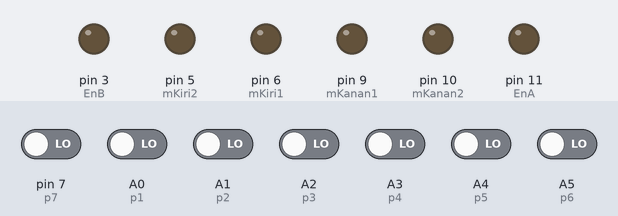
Bench run of a sketch on a simulated Arduino Uno, built with avr-gcc and run on an emulated ATmega328P. Shown: output pins drawn as LEDs (lit = HIGH). Inputs (shaded band) come from the test bench; at power-on: A0 (p1), A1 (p2), A2 (p3), A3 (p4), A4 (p5), A5 (p6), pin 7 (p7) LOW.

Above: at 1.2 s.
1.3 s: A0 (p1) driven HIGH and A1 (p2) driven HIGH
At 2.5 s:
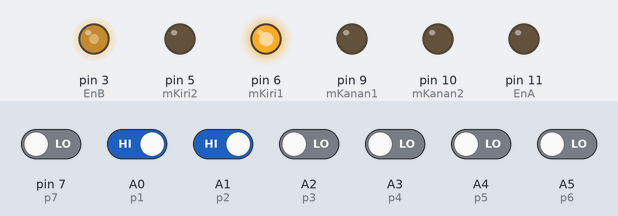
2.8 s: pin 7 (p7) driven HIGH and A0 (p1) driven LOW and A1 (p2) driven LOW and A2 (p3) driven HIGH and A3 (p4) driven HIGH
At 3.8 s:
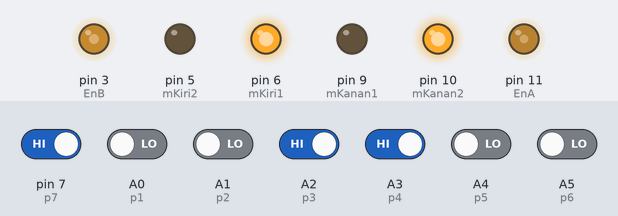
4.3 s: A1 (p2) driven HIGH
At 4.9 s:
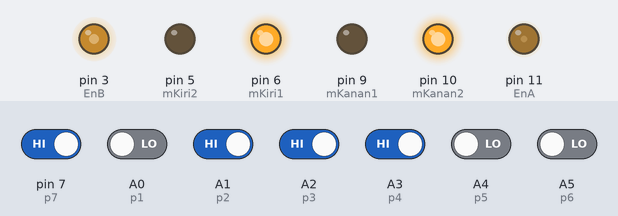
5.8 s: A4 (p5) driven HIGH
At 7.0 s:
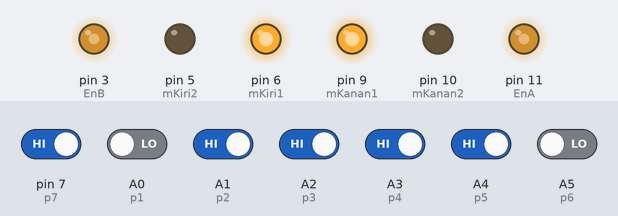
7.3 s: A4 (p5) driven LOW
At 8.4 s:
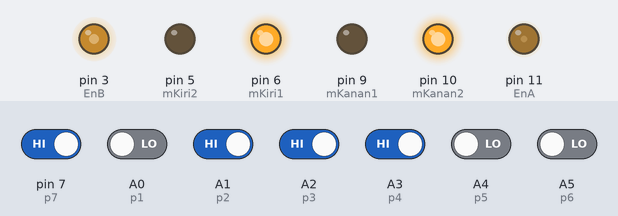
8.8 s: A0 (p1) driven HIGH
At 9.5 s:
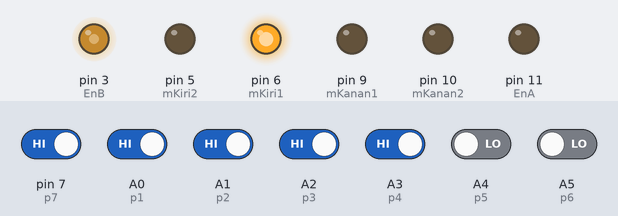
Timing chart, 0 to 11.3 s (numbered marks = the images above; inputs shaded):
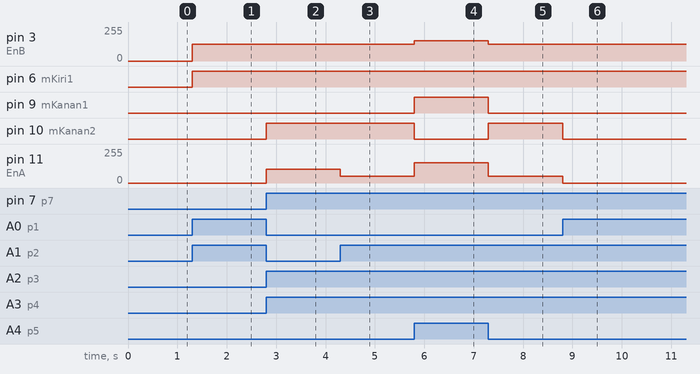

Measured:
- after the input at 1.3 s, pin 3 (EnB): 0/255 → 127/255 at once; pin 6 (mKiri1): LOW → HIGH at once
- after the input at 2.8 s, pin 10 (mKanan2): LOW → HIGH at once; pin 11 (EnA): 0/255 → 102/255 at once
- after the input at 4.3 s, pin 11 (EnA): 102/255 → 51/255 at once
- after the input at 5.8 s, pin 3 (EnB): 127/255 → 153/255 at once; pin 9 (mKanan1): LOW → HIGH at once; pin 10 (mKanan2): HIGH → LOW at once; pin 11 (EnA): 51/255 → 153/255 at once
- after the input at 7.3 s, pin 3 (EnB): 153/255 → 127/255 at once; pin 9 (mKanan1): HIGH → LOW at once; pin 10 (mKanan2): LOW → HIGH at once; pin 11 (EnA): 153/255 → 51/255 at once
- after the input at 8.8 s, pin 10 (mKanan2): HIGH → LOW at once; pin 11 (EnA): 51/255 → 0/255 at once

The sketch:

pwm.ino
```cpp
int mKanan1=9;
int mKanan2=10;
int mKiri1=6;
int mKiri2=5;
int EnA= 11;
int EnB= 3;

char p1=A0;
char p2=A1;
char p3=A2;
char p4=A3;
char p5=A4;
char p6=A5;
char p7=7;
char p8=8;

void setup(){

  pinMode(mKanan1,OUTPUT);
  pinMode(mKanan2,OUTPUT);
  pinMode(mKiri1,OUTPUT);
  pinMode(mKiri2,OUTPUT);
  pinMode(EnA,OUTPUT);
  pinMode(EnB,OUTPUT);

  pinMode(p1,INPUT);
  pinMode(p2,INPUT);
  pinMode(p3,INPUT);
  pinMode(p4,INPUT);
  pinMode(p5,INPUT);
  pinMode(p6,INPUT);
  pinMode(p7,INPUT);
  pinMode(p8,INPUT);
}

void loop(){
  if(digitalRead(p4)==1 && digitalRead(p5)==1){
    empatlima();
  }else{
    if(digitalRead(p1)==1 && digitalRead(p2)==1){
      satudua();
    }else{
      if(digitalRead(p2)==1 && digitalRead(p3)==1){
        duatiga();
      }else{
        if(digitalRead(p3)==1 && digitalRead(p4)==1){
          tigaempat();
        }else{
          if(digitalRead(p7)==1 && digitalRead(p8)==1){
            tujuhdelapan();
          }else{
            if(digitalRead(p6)==1 && digitalRead(p7)==HIGH){
              enamtuju();
            }else{
              if(digitalRead(p5)==1 && digitalRead(p6)==1){
               limaenam();
              }
            }
          }
        }
      }
    }
  }
}

void empatlima(){
  digitalWrite(mKanan1,HIGH);
  digitalWrite(mKanan2,LOW);
  digitalWrite(mKiri1,HIGH);
  digitalWrite(mKiri2,LOW);
  analogWrite(EnA,153);
  analogWrite(EnB,153);
}

void satudua(){
  digitalWrite(mKanan1,LOW);
  digitalWrite(mKanan2,LOW);
  digitalWrite(mKiri1,HIGH);
  digitalWrite(mKiri2,LOW);
  analogWrite(EnA,0);
  analogWrite(EnB,127);
}

void duatiga(){
  digitalWrite(mKanan1,LOW);
  digitalWrite(mKanan2,HIGH);
  digitalWrite(mKiri1,HIGH);
  digitalWrite(mKiri2,LOW);
  analogWrite(EnA,51);
  analogWrite(EnB,127);
}

void tigaempat(){
  digitalWrite(mKanan1,LOW);
  digitalWrite(mKanan2,HIGH);
  digitalWrite(mKiri1,HIGH);
  digitalWrite(mKiri2,LOW);
  analogWrite(EnA,102);
  analogWrite(EnB,127);
}

void tujuhdelapan(){
  digitalWrite(mKanan1,HIGH);
  digitalWrite(mKanan2,LOW);
  digitalWrite(mKiri1,LOW);
  digitalWrite(mKiri2,LOW);
  analogWrite(EnA,127);
  analogWrite(EnB,0);
}

void enamtuju(){
  digitalWrite(mKanan1,HIGH);
  digitalWrite(mKanan2,LOW);
  digitalWrite(mKiri1,LOW);
  digitalWrite(mKiri2,HIGH);
  analogWrite(EnA,127);
  analogWrite(EnB,51);
}

void limaenam(){
  digitalWrite(mKanan1,HIGH);
  digitalWrite(mKanan2,LOW);
  digitalWrite(mKiri1,LOW);
  digitalWrite(mKiri2,HIGH);
  analogWrite(EnA,127);
  analogWrite(EnB,102);
}
```
